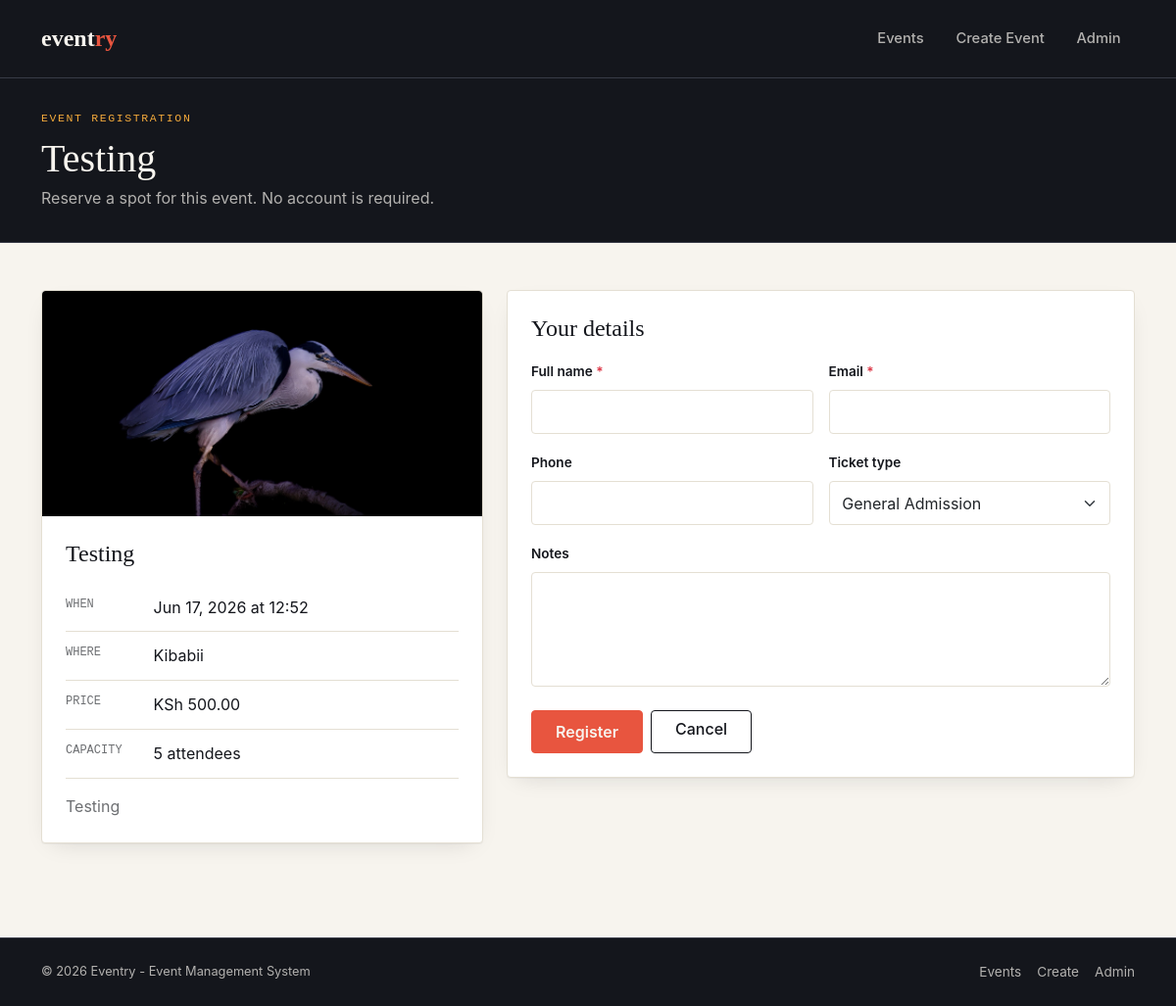
Page /event/register/3/ on the committed database.
### event/models.py (models this page shows, shortened)
class Event(models.Model):
    title = models.CharField(max_length=255)
    organizer = models.CharField(max_length=255)
    description = models.TextField()
    start_time = models.DateTimeField()
    end_time = models.DateTimeField()
    capacity = models.IntegerField(default=0)
    ticket_price = models.DecimalField(max_digits=10, decimal_places=2, default=0.00)
    category = models.CharField(max_length=100, choices=[
        ('workshop', 'Workshop'),
        ('conference', 'Conference'),
        ('meeting', 'Meeting'),
        ('webinar', 'Webinar'),
        ('technology', 'Technology'),
        ('community', 'Community'),
        ('career', 'Career'),
        ('competition', 'Competition'),
        ('meetups', 'Meetups'),
        ('fundraiser', 'Fundraiser'),
        ('other', 'Other')
    ])
    venue = models.CharField(max_length=255)
    status = models.CharField(
        max_length=20,
        choices=[
            ('upcoming', 'Upcoming'),
            ('ongoing', 'Ongoing'),
            ('completed', 'Completed')
        ]
    )
    image = models.ImageField(upload_to='event_images/', null=True, blank=True)

### event/views.py (the view, shortened to what this page needs)
# urls.py: path('register/<int:event_id>/', views.register_event, name='register_event'),
def register_event(request, event_id):
    event = get_object_or_404(Event, id=event_id)
    return render(request, 'event/register_event.html', {'event': event})

### templates/event/register_event.html (shortened to what this page needs)
<!doctype html>
<html lang="en">
<head>
<link href="https://cdn.jsdelivr.net/npm/bootstrap@5.3.3/dist/css/bootstrap.min.css" rel="stylesheet">
</head>
<body>
<nav class="navbar navbar-expand-lg navbar-eventry sticky-top py-3">
  <div class="container">
    <a class="navbar-brand" href="{% url 'home' %}">event<span class="dot">ry</span></a>
    <div class="collapse navbar-collapse" id="nav">
      <ul class="navbar-nav ms-auto align-items-lg-center gap-1">
        <li class="nav-item"><a class="nav-link" href="{% url 'home' %}">Events</a></li>
        <li class="nav-item"><a class="nav-link" href="{% url 'create-event' %}">Create Event</a></li>
        <li class="nav-item"><a class="nav-link" href="{% url 'admin_dashboard' %}">Admin</a></li>
      </ul>
    </div>
  </div>
</nav>
<header class="hero-band py-4">
  <div class="container py-2">
    <p class="eyebrow mb-2">Event registration</p>
    <h1 class="display-6 mb-1">{{ event.title }}</h1>
    <p class="lede mb-0">Reserve a spot for this event. No account is required.</p>
  </div>
</header>
<main class="container py-5">
  <div class="row g-4">
    <div class="col-lg-5">
      <section class="event-summary">
        {% if event.image %}
          <img src="{{ event.image.url }}" alt="{{ event.title }}">
        {% endif %}
        <div class="p-4">
          <h2 class="h4 mb-3">{{ event.title }}</h2>
          <div class="fact">
            <span class="label">When</span>
            <span>{{ event.start_time|date:"M d, Y" }} at {{ event.start_time|date:"H:i" }}</span>
          </div>
          <div class="fact">
            <span class="label">Where</span>
            <span>{{ event.venue }}</span>
          </div>
          <div class="fact">
            <span class="label">Price</span>
            <span>KSh {{ event.ticket_price }}</span>
          </div>
          <div class="fact">
            <span class="label">Capacity</span>
            <span>{{ event.capacity }} attendees</span>
          </div>
          <p class="mt-3 mb-0" style="color:var(--ink-60)">{{ event.description }}</p>
        </div>
      </section>
    </div>
    <div class="col-lg-7">
      <section class="registration-panel p-4">
        <h2 class="h4 mb-3">Your details</h2>
        <form method="post" action="{% url 'register_event' event.id %}" novalidate>
          <div class="row g-3">
            <div class="col-md-6">
              <label class="form-label" for="attendee">Full name <span class="text-danger">*</span></label>
              <input type="text" class="form-control" id="attendee" name="attendee" required>
            </div>
            <div class="col-md-6">
              <label class="form-label" for="email">Email <span class="text-danger">*</span></label>
              <input type="email" class="form-control" id="email" name="email" required>
            </div>
            <div class="col-md-6">
              <label class="form-label" for="phone">Phone</label>
              <input type="tel" class="form-control" id="phone" name="phone">
            </div>
            <div class="col-md-6">
              <label class="form-label" for="ticket_type">Ticket type</label>
              <select class="form-select" id="ticket_type" name="ticket_type">
                <option value="general">General Admission</option>
              </select>
            </div>
            <div class="col-12">
              <label class="form-label" for="notes">Notes</label>
              <textarea class="form-control" id="notes" name="notes" rows="4"></textarea>
            </div>
          </div>
          <div class="d-flex gap-2 mt-4">
            <button type="submit" class="btn btn-coral px-4">Register</button>
            <a href="{% url 'home' %}" class="btn btn-outline-ink px-4">Cancel</a>
          </div>
        </form>
      </section>
    </div>
  </div>
</main>
<footer class="footer-eventry py-4 mt-5">
  <div class="container d-flex flex-wrap justify-content-between align-items-center gap-2">
    <span style="font-size:.8rem">&copy; 2026 Eventry - Event Management System</span>
    <div class="d-flex gap-3">
      <a href="{% url 'home' %}" style="font-size:.85rem">Events</a>
      <a href="{% url 'create-event' %}" style="font-size:.85rem">Create</a>
      <a href="{% url 'admin_dashboard' %}" style="font-size:.85rem">Admin</a>
    </div>
  </div>
</footer>
</body>
</html>

### templates/event/register_event.html (style rules this page uses)
:root { --ink: #14161C; --paper: #F7F4EE; --paper-dim: #EFEAE0; --coral: #E8553F; --coral-dark: #C73F2C; --amber: #F2A93B; --line: #E4DFD3; --line-dark: #383B46; --ink-60: rgba(20,22,28,.62); --paper-60: rgba(247,244,238,.7); --radius: 4px; --shadow-card: 0 1px 0 rgba(20,22,28,.04), 0 8px 24px -12px rgba(20,22,28,.18); }
html, body { background: var(--paper); color: var(--ink); font-family: 'Inter', system-ui, sans-serif; font-size: 16px; line-height: 1.55; }
h1, h2, h3 { font-family: 'Fraunces', serif; font-weight: 600; letter-spacing: 0; }
a { color: var(--coral-dark); text-decoration: none; }
.navbar-eventry { background: var(--ink); border-bottom: 1px solid var(--line-dark); }
.navbar-eventry .navbar-brand { font-family: 'Fraunces', serif; font-weight: 700; font-size: 1.5rem; color: var(--paper); }
.navbar-eventry .navbar-brand .dot { color: var(--coral); }
.navbar-eventry .nav-link { color: var(--paper-60); font-size: .92rem; font-weight: 500; padding: .5rem .9rem !important; border-radius: var(--radius); }
.hero-band { background: var(--ink); color: var(--paper); border-bottom: 1px solid var(--line-dark); }
.hero-band h1 { color: var(--paper); }
.eyebrow { font-family: 'IBM Plex Mono', monospace; font-size: .72rem; letter-spacing: .14em; text-transform: uppercase; color: var(--amber); }
.lede { color: var(--paper-60); max-width: 56ch; }
.btn-coral { background: var(--coral); border: 1px solid var(--coral); color: var(--paper); font-weight: 600; border-radius: var(--radius); padding: .55rem 1.3rem; }
.btn-outline-ink { border: 1px solid var(--ink); color: var(--ink); background: transparent; border-radius: var(--radius); font-weight: 500; }
.event-summary, .registration-panel { background: #fff; border: 1px solid var(--line); border-radius: var(--radius); box-shadow: var(--shadow-card); }
.event-summary img { width: 100%; height: 230px; object-fit: cover; border-radius: var(--radius) var(--radius) 0 0; background: var(--paper-dim); }
.fact { display: flex; gap: .85rem; padding: .75rem 0; border-bottom: 1px solid var(--line); }
.fact .label { min-width: 76px; color: var(--ink-60); font-family: 'IBM Plex Mono', monospace; font-size: .75rem; text-transform: uppercase; }
.form-label { font-weight: 600; font-size: .85rem; }
.form-control, .form-select { border: 1px solid var(--line); border-radius: var(--radius); padding: .6rem .8rem; }
.footer-eventry { background: var(--ink); color: var(--paper-60); border-top: 1px solid var(--line-dark); }
.footer-eventry a { color: var(--paper-60); }

### rows in the picture
Event: title "Testing", image (picture), start_time "Jun 17, 2026", start_time "12:52", venue "Kibabii", ticket_price "500.00", capacity "5", description "Testing"
